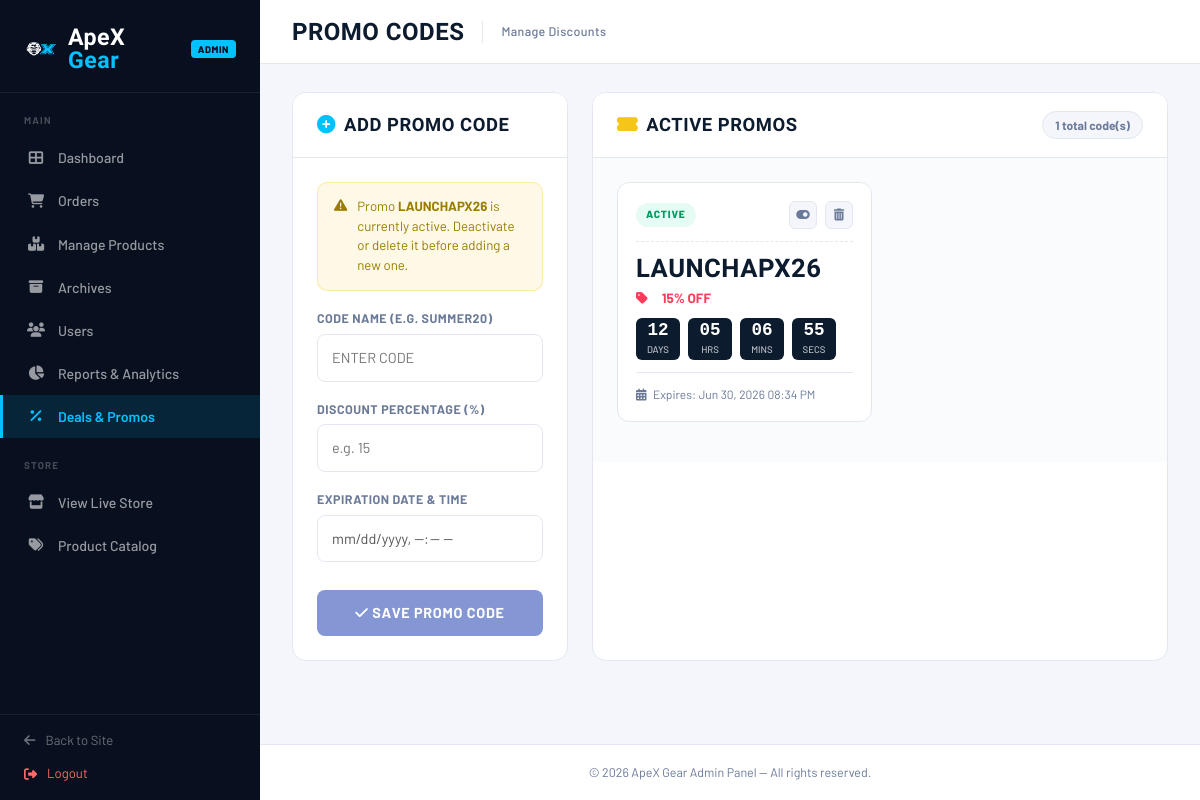
/admin/manage_deals.php (signed in), run on the app's committed database.
### tables this page shows
CREATE TABLE `coupon_code` (
  `coupon_id` int(11) NOT NULL,
  `code_name` varchar(50) NOT NULL,
  `discount_percentage` int(11) NOT NULL,
  `valid_until` datetime NOT NULL,
  `is_active` tinyint(1) NOT NULL DEFAULT 1
);

### admin/manage_deals.php (the view, shortened to what this page needs)
<?php
$db = new Database();
$conn = $db->getConnection();
$promoCodes = [];
$res = $conn->query("SELECT * FROM coupon_code ORDER BY is_active DESC, valid_until ASC");
if ($res) {
    while ($row = $res->fetch_assoc()) {
        $promoCodes[] = $row;
    }
}
$currentActivePromo = null;
foreach ($promoCodes as $p) {
    if ((int)$p['is_active'] === 1 && strtotime($p['valid_until']) > time()) {
        $currentActivePromo = $p;
        break;
    }
}
?>
<!DOCTYPE html>
<html lang="en">
<head>
    <link href="https://cdn.jsdelivr.net/npm/bootstrap@5.3.3/dist/css/bootstrap.min.css" rel="stylesheet">
    <link href="https://cdnjs.cloudflare.com/ajax/libs/font-awesome/6.5.0/css/all.min.css" rel="stylesheet">
    <link href="../assets/css/style.css" rel="stylesheet">
    <link href="../assets/css/admin-style.css" rel="stylesheet">
</head>
<body>
<?php $currentAdminPage = 'manage_deals.php'; include __DIR__ . '/includes/admin_sidebar.php'; ?>
<div class="main-wrap">
    <header class="topbar">
        <div class="topbar-left">
            <span class="topbar-title">Promo Codes</span>
            <span class="topbar-crumb">Manage Discounts</span>
        </div>
    </header>
    <main class="page-body">
        <div class="row g-4">
            <div class="col-lg-4">
                <div class="panel">
                    <div class="panel-header">
                        <span class="panel-title"><i class="fas fa-plus-circle" style="color:var(--accent);"></i> Add Promo Code</span>
                    </div>
                    <div class="panel-body">
                        <?php if ($currentActivePromo): ?>
                            <div style="background:rgba(245,197,24,.1); border:1px solid rgba(245,197,24,.3); border-radius:10px; padding:14px 16px; margin-bottom:18px; font-size:.83rem; color:#9a7d00; display:flex; gap:10px; align-items:flex-start;">
                                <i class="fas fa-exclamation-triangle" style="margin-top:2px;"></i>
                                <span>Promo <strong><?php echo htmlspecialchars($currentActivePromo['code_name']); ?></strong> is currently active. Deactivate or delete it before adding a new one.</span>
                            </div>
                        <?php endif; ?>
                        <form method="POST">
                            <div class="form-group">
                                <label class="form-label" for="promo_code">Code Name (e.g. SUMMER20)</label>
                                <input type="text" class="apex-input" id="promo_code" name="code" placeholder="Enter code" required style="text-transform:uppercase;" <?php echo $currentActivePromo ? 'disabled' : ''; ?>>
                            </div>
                            <div class="form-group">
                                <label class="form-label" for="promo_disc">Discount Percentage (%)</label>
                                <input type="number" class="apex-input" id="promo_disc" name="discount" placeholder="e.g. 15" required min="1" max="100" <?php echo $currentActivePromo ? 'disabled' : ''; ?>>
                            </div>
                            <div class="form-group">
                                <label class="form-label" for="promo_expiry">Expiration Date & Time</label>
                                <input type="datetime-local" class="apex-input" id="promo_expiry" name="expiry" required min="<?php echo date('Y-m-d\TH:i'); ?>" <?php echo $currentActivePromo ? 'disabled' : ''; ?>>
                            </div>
                            <button type="submit" class="apex-btn" <?php echo $currentActivePromo ? 'disabled style="opacity:.5;cursor:not-allowed;"' : ''; ?>><i class="fas fa-check"></i> Save Promo Code</button>
                        </form>
                    </div>
                </div>
            </div>
            <div class="col-lg-8">
                <div class="panel">
                    <div class="panel-header">
                        <span class="panel-title"><i class="fas fa-ticket-alt" style="color:var(--warning);"></i> Active Promos</span>
                        <span style="background:var(--panel-bg);border:1px solid var(--border);border-radius:20px;font-size:.75rem;font-weight:700;padding:4px 12px;color:var(--text-muted);"><?php echo count($promoCodes); ?> total code(s)</span>
                    </div>
                    <div class="panel-body" style="background:#fafbfc;">
                        <?php if (empty($promoCodes)): ?>
                            <div style="text-align:center; padding:50px 10px; color:var(--text-muted); font-size:.9rem; border:2px dashed var(--border); border-radius:12px;">
                                <i class="fas fa-ticket-alt" style="font-size:2rem; opacity:0.3; display:block; margin-bottom:12px;"></i>
                                No promo codes available in the database.
                            </div>
                        <?php else: ?>
                            <div class="row g-3">
                            <?php foreach ($promoCodes as $p):
                                $notExpired = strtotime($p['valid_until']) > time();
                                $isActive = $notExpired && (int)$p['is_active'] === 1;
                                if (!$notExpired) {
                                    $statusClass = 'expired';
                                    $statusText  = 'Expired';
                                } elseif ($isActive) {
                                    $statusClass = 'active';
                                    $statusText  = 'Active';
                                } else {
                                    $statusClass = 'inactive';
                                    $statusText  = 'Inactive';
                                }
                            ?>
                                <div class="col-md-6">
                                    <div class="deal-card">
                                        <div class="deal-header">
                                            <span class="deal-badge <?php echo $statusClass; ?>" id="badge-<?php echo $p['coupon_id']; ?>" data-expiry="<?php echo strtotime($p['valid_until']); ?>"><?php echo $statusText; ?></span>
                                            <div style="display:flex; gap:8px;">
                                                <?php if ($notExpired): ?>
                                                <form method="POST" style="margin:0;">
                                                    <button type="submit" class="act-btn" title="<?php echo $isActive ? 'Deactivate' : 'Activate'; ?> Promo">
                                                        <i class="fas <?php echo $isActive ? 'fa-toggle-on' : 'fa-toggle-off'; ?>"></i>
                                                    </button>
                                                </form>
                                                <?php endif; ?>
                                                <form method="POST" style="margin:0;" onsubmit="return confirm('Delete this promo code from the database?');">
                                                    <button type="submit" class="act-btn btn-del" title="Delete Promo"><i class="fas fa-trash-alt"></i></button>
                                                </form>
                                            </div>
                                        </div>
                                        <div class="deal-body">
                                            <div class="deal-code"><?php echo htmlspecialchars($p['code_name']); ?></div>
                                            <div class="deal-detail"><i class="fas fa-tag me-2" style="color:var(--danger);"></i> <strong style="color:var(--danger);"><?php echo $p['discount_percentage']; ?>% OFF</strong></div>
                                            <div class="deal-detail timer-display" data-expiry="<?php echo strtotime($p['valid_until']); ?>">
                                                <div class="timer-block"><div class="timer-val" data-part="d">00</div><div class="timer-lbl">Days</div></div>
                                                <div class="timer-block"><div class="timer-val" data-part="h">00</div><div class="timer-lbl">Hrs</div></div>
                                                <div class="timer-block"><div class="timer-val" data-part="m">00</div><div class="timer-lbl">Mins</div></div>
                                                <div class="timer-block"><div class="timer-val" data-part="s">00</div><div class="timer-lbl">Secs</div></div>
                                            </div>
                                            <div style="font-size:.75rem;color:var(--text-muted);margin-top:12px; border-top:1px solid var(--border); padding-top:12px;">
                                                <i class="fas fa-calendar-alt me-1"></i> Expires: <?php echo date('M d, Y h:i A', strtotime($p['valid_until'])); ?>
                                            </div>
                                        </div>
                                    </div>
                                </div>
                            <?php endforeach; ?>
                            </div>
                        <?php endif; ?>
                    </div>
                </div>
            </div>
        </div>
    </main>
    <footer style="padding:18px 32px;border-top:1px solid var(--border);background:var(--card-bg);text-align:center;">
        <p style="font-size:.78rem;color:var(--text-muted);margin:0;">© 2026 ApeX Gear Admin Panel — All rights reserved.</p>
    </footer>
</div>
</body>
</html>

### assets/css/style.css (style rules this page uses)
:root { --apex-blue: #0b2fa8; --apex-blue-mid: #1549d4; --apex-blue-lt: #2d6be4; --apex-accent: #00c2ff; --apex-dark: #060f2e; --apex-white: #ffffff; --apex-grey: #f0f4ff; --apex-border: #d0daf8; --apex-text: #1a1f3c; --apex-muted: #6b78a8; --nav-h: 64px; }
*, *::before, *::after { box-sizing: border-box; margin: 0; padding: 0; }
body { font-family: 'Barlow', sans-serif; color: var(--apex-text); background: var(--apex-white); display: flex; flex-direction: column; min-height: 100vh; }
.topbar { background: var(--apex-dark); color: #a0b0d8; font-size: .78rem; padding: 6px 0; letter-spacing: .03em; }
footer { background: var(--apex-dark); padding: 56px 0 0; color: rgba(255, 255, 255, .55); margin-top: auto; }

### assets/css/admin-style.css (style rules this page uses)
:root { --sidebar-w: 260px; --sidebar-bg: #080f1e; --sidebar-hover: rgba(0, 194, 255, .08); --sidebar-active: #00c2ff; --accent: #00c2ff; --accent-gold: #f5c518; --panel-bg: #f4f6fb; --card-bg: #ffffff; --border: #e3e8f0; --text-main: #0d1b2e; --text-muted: #6b7a99; --blue: #0b2fa8; --danger: #ff3b5c; --success: #00d68f; }
*, *::before, *::after { box-sizing: border-box; margin: 0; padding: 0; }
body { font-family: 'Barlow', sans-serif; background: var(--panel-bg); color: var(--text-main); display: flex; min-height: 100vh; overflow-x: hidden; }
.main-wrap { margin-left: var(--sidebar-w); flex: 1; display: flex; flex-direction: column; min-height: 100vh; }
.topbar { background: var(--card-bg); border-bottom: 1px solid var(--border); padding: 0 32px; height: 64px; display: flex; align-items: center; justify-content: space-between; position: sticky; top: 0; z-index: 100; }
.topbar-left { display: flex; align-items: center; gap: 14px; }
.topbar-title { font-family: 'Barlow Condensed', sans-serif; font-weight: 800; font-size: 1.5rem; text-transform: uppercase; letter-spacing: .02em; color: var(--text-main); }
.topbar-crumb { font-size: .78rem; color: var(--text-muted); font-weight: 500; }
.page-body { padding: 28px 32px 48px; flex: 1; }
.panel { background: var(--card-bg); border: 1px solid var(--border); border-radius: 12px; overflow: hidden; }
.panel-header { padding: 18px 24px; border-bottom: 1px solid var(--border); display: flex; align-items: center; justify-content: space-between; background: var(--card-bg); }
.panel-title { font-family: 'Barlow Condensed', sans-serif; font-weight: 800; font-size: 1.15rem; text-transform: uppercase; letter-spacing: .03em; color: var(--text-main); }
.panel-body { padding: 24px; }
.act-btn { display: inline-flex; align-items: center; gap: 5px; padding: 5px 11px; border-radius: 7px; font-size: .75rem; font-weight: 600; cursor: pointer; border: 1.5px solid transparent; transition: all .15s; text-decoration: none; }

### data on the page
coupon_code: code_name "LAUNCHAPX26", statusText "ACTIVE", discount_percentage "15", valid_until "Jun 30, 2026 08:34 PM"

### other printed values
count($promoCodes) "1"
